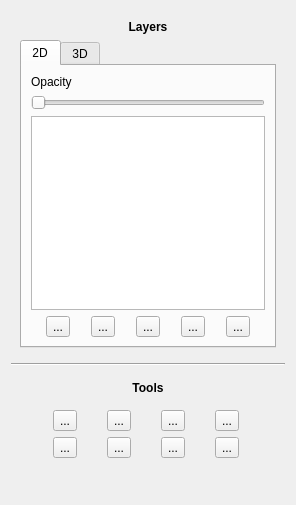
<?xml version="1.0" encoding="UTF-8"?>
<ui version="4.0">
 <class>Toolbox</class>
 <widget class="QWidget" name="Toolbox">
  <property name="geometry">
   <rect>
    <x>0</x>
    <y>0</y>
    <width>296</width>
    <height>505</height>
   </rect>
  </property>
  <property name="minimumSize">
   <size>
    <width>250</width>
    <height>470</height>
   </size>
  </property>
  <property name="windowTitle">
   <string>Form</string>
  </property>
  <property name="accessibleName">
   <string/>
  </property>
  <layout class="QVBoxLayout" name="verticalLayout">
   <item>
    <widget class="QWidget" name="widget" native="true">
     <layout class="QVBoxLayout" name="verticalLayout_2">
      <item>
       <widget class="QLabel" name="label_3">
        <property name="font">
         <font>
          <weight>75</weight>
          <bold>true</bold>
         </font>
        </property>
        <property name="text">
         <string>Layers</string>
        </property>
        <property name="alignment">
         <set>Qt::AlignCenter</set>
        </property>
       </widget>
      </item>
      <item alignment="Qt::AlignTop">
       <widget class="QTabWidget" name="tabWidget">
        <property name="currentIndex">
         <number>0</number>
        </property>
        <widget class="QWidget" name="layers2d">
         <attribute name="title">
          <string>2D</string>
         </attribute>
         <layout class="QVBoxLayout" name="verticalLayout_3">
          <item>
           <widget class="QLabel" name="opacitySliderLabel_2d">
            <property name="text">
             <string>Opacity</string>
            </property>
           </widget>
          </item>
          <item>
           <widget class="QSlider" name="opacitySlider_2d">
            <property name="orientation">
             <enum>Qt::Horizontal</enum>
            </property>
           </widget>
          </item>
          <item>
           <widget class="QTreeView" name="ModalityTreeView_2d"/>
          </item>
          <item>
           <layout class="QHBoxLayout" name="horizontalLayout_2d">
            <item>
             <widget class="QToolButton" name="addButton_2d">
              <property name="text">
               <string>...</string>
              </property>
              <property name="icon">
               <iconset resource="resources.qrc">
                <normaloff>:/icons/icons/baseline-add_circle-24px.svg</normaloff>:/icons/icons/baseline-add_circle-24px.svg</iconset>
              </property>
              <property name="iconSize">
               <size>
                <width>24</width>
                <height>24</height>
               </size>
              </property>
             </widget>
            </item>
            <item>
             <widget class="QToolButton" name="upButton_2d">
              <property name="text">
               <string>...</string>
              </property>
              <property name="icon">
               <iconset resource="resources.qrc">
                <normaloff>:/icons/icons/baseline-arrow_upward-24px.svg</normaloff>:/icons/icons/baseline-arrow_upward-24px.svg</iconset>
              </property>
              <property name="iconSize">
               <size>
                <width>24</width>
                <height>24</height>
               </size>
              </property>
             </widget>
            </item>
            <item>
             <widget class="QToolButton" name="downButton_2d">
              <property name="text">
               <string>...</string>
              </property>
              <property name="icon">
               <iconset resource="resources.qrc">
                <normaloff>:/icons/icons/baseline-arrow_downward-24px.svg</normaloff>:/icons/icons/baseline-arrow_downward-24px.svg</iconset>
              </property>
              <property name="iconSize">
               <size>
                <width>24</width>
                <height>24</height>
               </size>
              </property>
             </widget>
            </item>
            <item>
             <widget class="QToolButton" name="deleteButton_2d">
              <property name="text">
               <string>...</string>
              </property>
              <property name="icon">
               <iconset resource="resources.qrc">
                <normaloff>:/icons/icons/baseline-delete-24px.svg</normaloff>:/icons/icons/baseline-delete-24px.svg</iconset>
              </property>
              <property name="iconSize">
               <size>
                <width>24</width>
                <height>24</height>
               </size>
              </property>
             </widget>
            </item>
            <item>
             <widget class="QToolButton" name="registerButton_2d">
              <property name="toolTip">
               <string>Register selected images</string>
              </property>
              <property name="text">
               <string>...</string>
              </property>
              <property name="icon">
               <iconset resource="resources.qrc">
                <normaloff>:/icons/icons/baseline-filter-none-24px.svg</normaloff>:/icons/icons/baseline-filter-none-24px.svg</iconset>
              </property>
              <property name="iconSize">
               <size>
                <width>24</width>
                <height>24</height>
               </size>
              </property>
             </widget>
            </item>
           </layout>
          </item>
         </layout>
        </widget>
        <widget class="QWidget" name="layers3d">
         <attribute name="title">
          <string>3D</string>
         </attribute>
         <layout class="QVBoxLayout" name="verticalLayout_6">
          <item>
           <widget class="QLabel" name="opacitySliderLabel_3d">
            <property name="text">
             <string>Opacity</string>
            </property>
           </widget>
          </item>
          <item>
           <widget class="QSlider" name="opacitySlider_3d">
            <property name="orientation">
             <enum>Qt::Horizontal</enum>
            </property>
           </widget>
          </item>
          <item>
           <widget class="QTreeView" name="ModalityTreeView_3d"/>
          </item>
          <item>
           <layout class="QHBoxLayout" name="horizontalLayout_3d">
            <item>
             <widget class="QToolButton" name="addButton_3d">
              <property name="text">
               <string>...</string>
              </property>
              <property name="icon">
               <iconset resource="resources.qrc">
                <normaloff>:/icons/icons/baseline-add_circle-24px.svg</normaloff>:/icons/icons/baseline-add_circle-24px.svg</iconset>
              </property>
              <property name="iconSize">
               <size>
                <width>24</width>
                <height>24</height>
               </size>
              </property>
              <property name="arrowType">
               <enum>Qt::NoArrow</enum>
              </property>
             </widget>
            </item>
            <item>
             <widget class="QToolButton" name="upButton_3d">
              <property name="text">
               <string>...</string>
              </property>
              <property name="icon">
               <iconset resource="resources.qrc">
                <normaloff>:/icons/icons/baseline-arrow_upward-24px.svg</normaloff>:/icons/icons/baseline-arrow_upward-24px.svg</iconset>
              </property>
              <property name="iconSize">
               <size>
                <width>24</width>
                <height>24</height>
               </size>
              </property>
             </widget>
            </item>
            <item>
             <widget class="QToolButton" name="downButton_3d">
              <property name="text">
               <string>...</string>
              </property>
              <property name="icon">
               <iconset resource="resources.qrc">
                <normaloff>:/icons/icons/baseline-arrow_downward-24px.svg</normaloff>:/icons/icons/baseline-arrow_downward-24px.svg</iconset>
              </property>
              <property name="iconSize">
               <size>
                <width>24</width>
                <height>24</height>
               </size>
              </property>
             </widget>
            </item>
            <item>
             <widget class="QToolButton" name="deleteButton_3d">
              <property name="text">
               <string>...</string>
              </property>
              <property name="icon">
               <iconset resource="resources.qrc">
                <normaloff>:/icons/icons/baseline-delete-24px.svg</normaloff>:/icons/icons/baseline-delete-24px.svg</iconset>
              </property>
              <property name="iconSize">
               <size>
                <width>24</width>
                <height>24</height>
               </size>
              </property>
             </widget>
            </item>
           </layout>
          </item>
         </layout>
        </widget>
       </widget>
      </item>
     </layout>
    </widget>
   </item>
   <item>
    <widget class="Line" name="line">
     <property name="orientation">
      <enum>Qt::Horizontal</enum>
     </property>
    </widget>
   </item>
   <item alignment="Qt::AlignTop">
    <widget class="QWidget" name="widget_3" native="true">
     <layout class="QVBoxLayout" name="verticalLayout_7">
      <item>
       <widget class="QLabel" name="label_2">
        <property name="minimumSize">
         <size>
          <width>0</width>
          <height>0</height>
         </size>
        </property>
        <property name="font">
         <font>
          <weight>75</weight>
          <bold>true</bold>
         </font>
        </property>
        <property name="text">
         <string>Tools</string>
        </property>
        <property name="alignment">
         <set>Qt::AlignCenter</set>
        </property>
       </widget>
      </item>
      <item>
       <widget class="QWidget" name="widget_2" native="true">
        <layout class="QGridLayout" name="gridLayout">
         <item row="1" column="3">
          <widget class="QToolButton" name="toolButton_8">
           <property name="text">
            <string>...</string>
           </property>
           <property name="iconSize">
            <size>
             <width>24</width>
             <height>24</height>
            </size>
           </property>
          </widget>
         </item>
         <item row="2" column="2">
          <widget class="QToolButton" name="toolButton_11">
           <property name="text">
            <string>...</string>
           </property>
           <property name="iconSize">
            <size>
             <width>24</width>
             <height>24</height>
            </size>
           </property>
          </widget>
         </item>
         <item row="1" column="0">
          <widget class="QToolButton" name="penButton">
           <property name="text">
            <string>...</string>
           </property>
           <property name="icon">
            <iconset resource="resources.qrc">
             <normaloff>:/icons/icons/baseline-edit-24px.svg</normaloff>:/icons/icons/baseline-edit-24px.svg</iconset>
           </property>
           <property name="iconSize">
            <size>
             <width>24</width>
             <height>24</height>
            </size>
           </property>
          </widget>
         </item>
         <item row="2" column="1">
          <widget class="QToolButton" name="toolButton_10">
           <property name="text">
            <string>...</string>
           </property>
           <property name="iconSize">
            <size>
             <width>24</width>
             <height>24</height>
            </size>
           </property>
          </widget>
         </item>
         <item row="2" column="0">
          <widget class="QToolButton" name="toolButton_9">
           <property name="text">
            <string>...</string>
           </property>
           <property name="iconSize">
            <size>
             <width>24</width>
             <height>24</height>
            </size>
           </property>
          </widget>
         </item>
         <item row="1" column="1">
          <widget class="QToolButton" name="toolButton_7">
           <property name="text">
            <string>...</string>
           </property>
           <property name="iconSize">
            <size>
             <width>24</width>
             <height>24</height>
            </size>
           </property>
          </widget>
         </item>
         <item row="1" column="2">
          <widget class="QToolButton" name="toolButton_6">
           <property name="text">
            <string>...</string>
           </property>
           <property name="iconSize">
            <size>
             <width>24</width>
             <height>24</height>
            </size>
           </property>
          </widget>
         </item>
         <item row="2" column="3">
          <widget class="QToolButton" name="toolButton_12">
           <property name="text">
            <string>...</string>
           </property>
           <property name="iconSize">
            <size>
             <width>24</width>
             <height>24</height>
            </size>
           </property>
          </widget>
         </item>
        </layout>
       </widget>
      </item>
     </layout>
    </widget>
   </item>
  </layout>
 </widget>
 <resources>
  <include location="resources.qrc"/>
 </resources>
 <connections/>
</ui>
